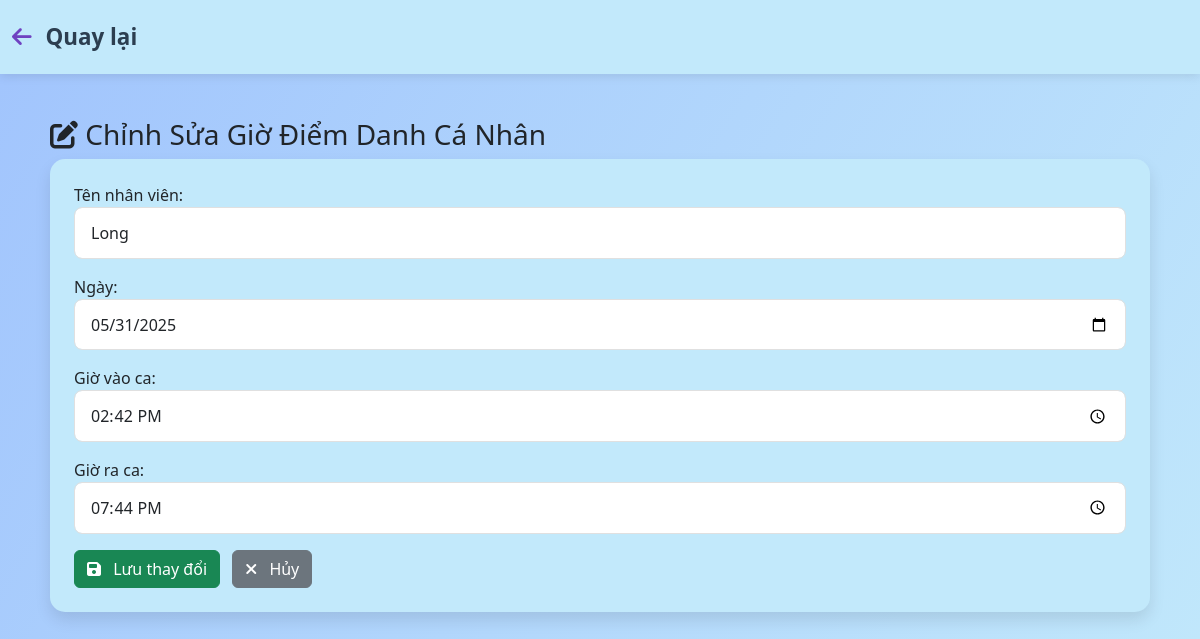
Page /edit-personal-attendance-setting/7/ (signed in) on the committed database.
### app/models.py (models this page shows, shortened)
class PersonalAttendanceSetting(models.Model):
    user = models.ForeignKey(User, on_delete=models.CASCADE)
    date = models.DateField()
    checkin_time = models.TimeField(verbose_name="Giờ vào ca")
    checkout_time = models.TimeField(verbose_name="Giờ ra ca")
    class Meta:
        unique_together = ('user', 'date')

### app/views.py (the view)
# urls.py: path('edit-personal-attendance-setting/<int:setting_id>/', views.edit_personal_attendance_setting, name='edit_personal_attendance_setting'),
@login_required
@user_passes_test(is_admin)
def edit_personal_attendance_setting(request, setting_id):
    setting = get_object_or_404(PersonalAttendanceSetting, id=setting_id)
    if request.method == 'POST':
        form = PersonalAttendanceSettingForm(request.POST, instance=setting)
        if form.is_valid():
            form.save()
            messages.success(request, 'Đã cập nhật cài đặt giờ điểm danh cá nhân.')
            return redirect('personal_attendance_setting')
    else:
        form = PersonalAttendanceSettingForm(instance=setting)
    return render(request, 'app/edit_personal_attendance_setting.html', {'form': form, 'setting': setting})

### app/forms.py
class PersonalAttendanceSettingForm(forms.ModelForm):
    class Meta:
        model = PersonalAttendanceSetting
        fields = ['user', 'date', 'checkin_time', 'checkout_time']  # Thêm checkout_time
        labels = {
            'user': 'Tên nhân viên',
            'date': 'Ngày',
            'checkin_time': 'Giờ vào ca',
            'checkout_time': 'Giờ ra ca',  # Thêm dòng này
        }
        widgets = {
            'date': forms.DateInput(attrs={'type': 'date', 'class': 'form-control'}),
            'checkin_time': forms.TimeInput(attrs={'type': 'time', 'class': 'form-control'}),
            'checkout_time': forms.TimeInput(attrs={'type': 'time', 'class': 'form-control'}),  # Thêm dòng này
            'user': forms.Select(attrs={'class': 'form-control'}),
        }

### app/views.py (called while the page is built)
def is_admin(user):
    return user.is_superuser

### app/templates/app/edit_personal_attendance_setting.html (shortened to what this page needs)
{% load static %}
<!DOCTYPE html>
<html lang="en">
<head>
    <link href="https://cdn.jsdelivr.net/npm/bootstrap@5.3.3/dist/css/bootstrap.min.css" rel="stylesheet">
    <link href="{% static 'app/menu.css' %}" rel="stylesheet"/>
    <link rel="stylesheet" href="https://cdnjs.cloudflare.com/ajax/libs/font-awesome/6.5.1/css/all.min.css">
</head>
<body>
    <nav class="navbar navbar-light bg-light">
        <div class="container-fluid">
            <a class="navbar-brand" href="{% url 'personal_attendance_setting' %}">
                <i class="fas fa-arrow-left"></i> Quay lại
            </a>
        </div>
    </nav>
    <div class="container mt-4">
        <h3><i class="fas fa-edit"></i> Chỉnh Sửa Giờ Điểm Danh Cá Nhân</h3>
        <div class="card mb-4">
            <div class="card-body">
                <form method="post">
                    {{ form.as_p }}
                    <button type="submit" class="btn btn-success">
                        <i class="fas fa-save"></i> Lưu thay đổi
                    </button>
                    <a href="{% url 'personal_attendance_setting' %}" class="btn btn-secondary ms-2">
                        <i class="fas fa-times"></i> Hủy
                    </a>
                </form>
            </div>
        </div>
    </div>
</body>
</html>

### app/static/app/menu.css (style rules this page uses)
body { background: linear-gradient(120deg, #a1c4fd 0%, #c2e9fb 100%); font-family: 'Segoe UI', Tahoma, Geneva, Verdana, sans-serif; min-height: 100vh; }
.container { padding: 20px; }
.navbar { box-shadow: 0 2px 10px rgba(0,0,0,0.1); background-color: #c2e9fb !important; padding: 15px 0; }
.navbar-brand { font-weight: bold; color: #2c3e50 !important; font-size: 1.4rem; }
.navbar-brand i { margin-right: 8px; color: #6f42c1; }
.card { border: none; border-radius: 15px; box-shadow: 0 8px 16px rgba(0, 0, 0, 0.1); transition: all 0.3s ease; background: #c2e9fb; margin-bottom: 20px; }
.card-body { padding: 1.5rem; }
.btn i { margin-right: 8px; }
.form-control { border-radius: 8px; padding: 0.8rem 1rem; border: 1px solid #e0e0e0; transition: all 0.3s ease; }
.card { animation: fadeIn 0.5s ease-out; }

### rows in the picture
PersonalAttendanceSetting: user "Long", date "05/31/2025", checkin_time "14:42:00", checkout_time "19:44:00"
